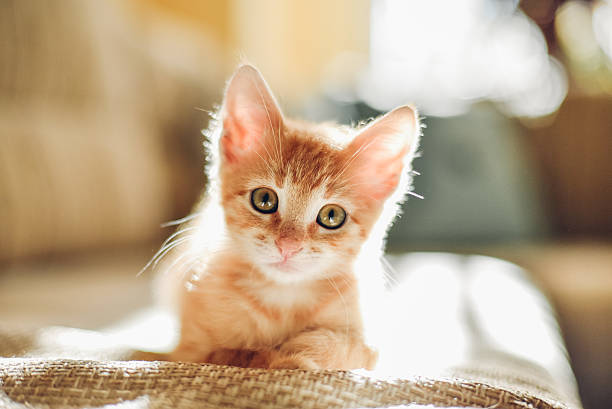
#> input picture welcome.jpg, 612 x 409 px
$ python main.py
#> lines starting #> are read from the running program, lines starting #| are printed output that depends on the picture
from csv import excel
from PIL import Image #pip install pillow

import cv2 #pip install opencv-python


welcome = 'welcome.jpg'
imagew = cv2.imread(welcome)
#> imagew is the input picture: shape (409, 612, 3); mean B, G, R 139.2, 167.8, 190.8

# n = int()
rates = [0] * 15

print(f"------------Котогалерея!------------")
cv2.imshow("Hihiii", imagew)
cv2.waitKey()
print("Вітаю! Сьогодні ви побачите 15 котиків, дізнаєтесь про них щось нове та оціните їх від 1 до 10!")
# [10 lines of commented-out code are left out]


cat1s = 'Cat1.png'
cat_face_cascade1 = cv2.CascadeClassifier('haarcascade_frontalcatface_extended (2).xml')
image1 = cv2.imread(cat1s)
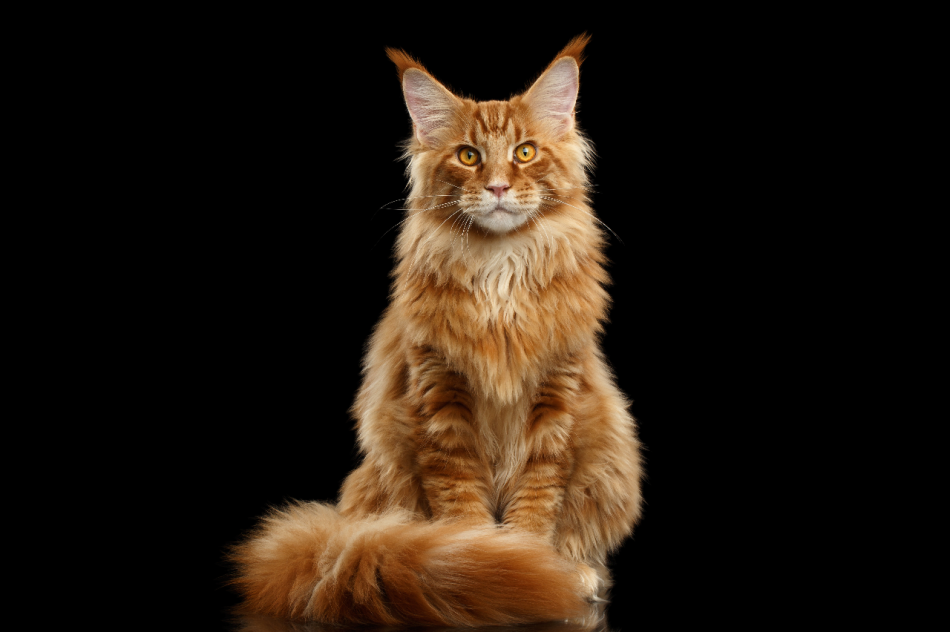
#> input picture Cat1.png, 950 x 632 px
#> image1 is the input picture: shape (632, 950, 3); mean B, G, R 15.5, 25.2, 35.8
cat_face1 = cat_face_cascade1.detectMultiScale(image1)
#> cat_face1 = [[428, 96, 137, 137]]
cat1 = Image.open(cat1s)

cat1 = cat1.convert("RGBA")

cat2s = 'Cat2.jpg'
cat_face_cascade2 = cv2.CascadeClassifier('haarcascade_frontalcatface_extended (2).xml')
image2 = cv2.imread(cat2s)
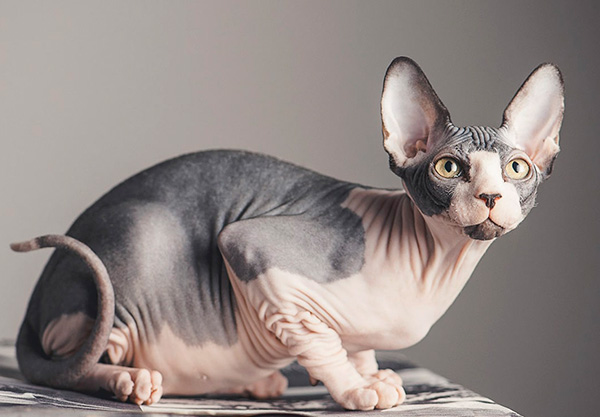
#> input picture Cat2.jpg, 600 x 417 px
#> image2 is the input picture: shape (417, 600, 3); mean B, G, R 132.5, 135.4, 145.6
cat_face2 = cat_face_cascade2.detectMultiScale(image2)
#> cat_face2 = [[424, 118, 124, 124]]
cat2 = Image.open(cat2s)

cat2 = cat2.convert("RGBA")
#> cat2: PIL image 600x417 RGBA

cat3s = 'Cat3.jpg'
cat_face_cascade3 = cv2.CascadeClassifier('haarcascade_frontalcatface_extended (2).xml')
image3 = cv2.imread(cat3s)
cat_face3 = cat_face_cascade3.detectMultiScale(image3)
#> cat_face3 = ()
#> (the run stopped early here; a loop or call above may not have finished)
